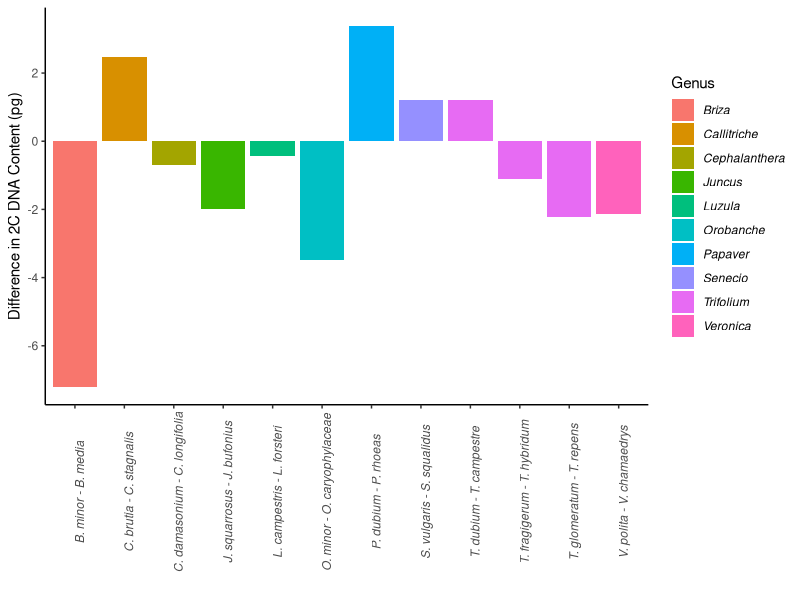

Here is the R script that generated this plot:
rm(list=ls())
self_cross_pairs_genome <- data.frame(self_species=c("Briza minor",
                                                     "Callitriche brutia",
                                                     "Cephalanthera damasonium",
                                                     "Juncus squarrosus",
                                                     "Luzula campestris",
                                                     "Orobanche minor",
                                                     "Papaver dubium",
                                                     "Senecio vulgaris",
                                                     "Trifolium dubium",
                                                     "Trifolium fragiferum",
                                                     "Trifolium glomeratum",
                                                     "Veronica polita"),
                                      cross_species=c("Briza media",
                                                      "Callitriche stagnalis",
                                                      "Cephalanthera longifolia",
                                                      "Juncus bufonius",
                                                      "Luzula forsteri",
                                                      "Orobanche caryophylacea",
                                                      "Papaver rhoeas",
                                                      "Senecio squalidus",
                                                      "Trifolium campestre",
                                                      "Trifolium hybridum",
                                                      "Trifolium repens",
                                                      "veronia chamaedrys"),
                                      genus=c("Briza",
                                              "Callitriche",
                                              "Cephalanthera",
                                              "Juncus",
                                              "Luzula",
                                              "Orobanche",
                                              "Papaver",
                                              "Senecio",
                                              "Trifolium",
                                              "Trifolium",
                                              "Trifolium",
                                              "Veronica"),
                                      self_2c=c(5.8,
                                                5.46,
                                                32.8,
                                                0.61,
                                                0.97,
                                                3.66,
                                                8.2,
                                                3,
                                                2.1,
                                                1.07,
                                                0.78,
                                                0.84),
                                      cross_2c=c(13,
                                                 2.99,
                                                 33.5,
                                                 2.6,
                                                 1.4,
                                                 7.13,
                                                 4.81,
                                                 1.8,
                                                 0.9,
                                                 2.17,
                                                 3,
                                                 2.98),
                                      pair=c("B. minor - B. media",
                                             "C. brutia - C. stagnalis",
                                             "C. damasonium - C. longifolia",
                                             "J. squarrosus - J. bufonius",
                                             "L. campestris - L. forsteri",
                                             "O. minor - O. caryophylaceae",
                                             "P. dubium - P. rhoeas",
                                             "S. vulgaris - S. squalidus",
                                             "T. dubium - T. campestre",
                                             "T. fragigerum - T. hybridum",
                                             "T. glomeratum - T. repens",
                                             "V. polita - V. chamaedrys"))
self_cross_pairs_genome$difference_2c <- self_cross_pairs_genome$self_2c-self_cross_pairs_genome$cross_2c

library(ggplot2)
ggplot(data= self_cross_pairs_genome, aes(x=pair, y=difference_2c, fill=genus))+
  geom_bar(stat="identity")+
  xlab("")+
  ylab("Difference in 2C DNA Content (pg)")+
  labs(fill="Genus")+
  theme(axis.text.x=element_text(angle=90, face="italic"),
        panel.grid.major = element_blank(),
        panel.grid.minor = element_blank(),
        panel.background= element_blank(),
        axis.line= element_line(colour="black"),
        legend.text=element_text(face="italic"))

t.test(self_cross_pairs_genome$difference_2c, mu=0)
#p>0.05, so mean difference between pairs doesn't differ sig. from 0